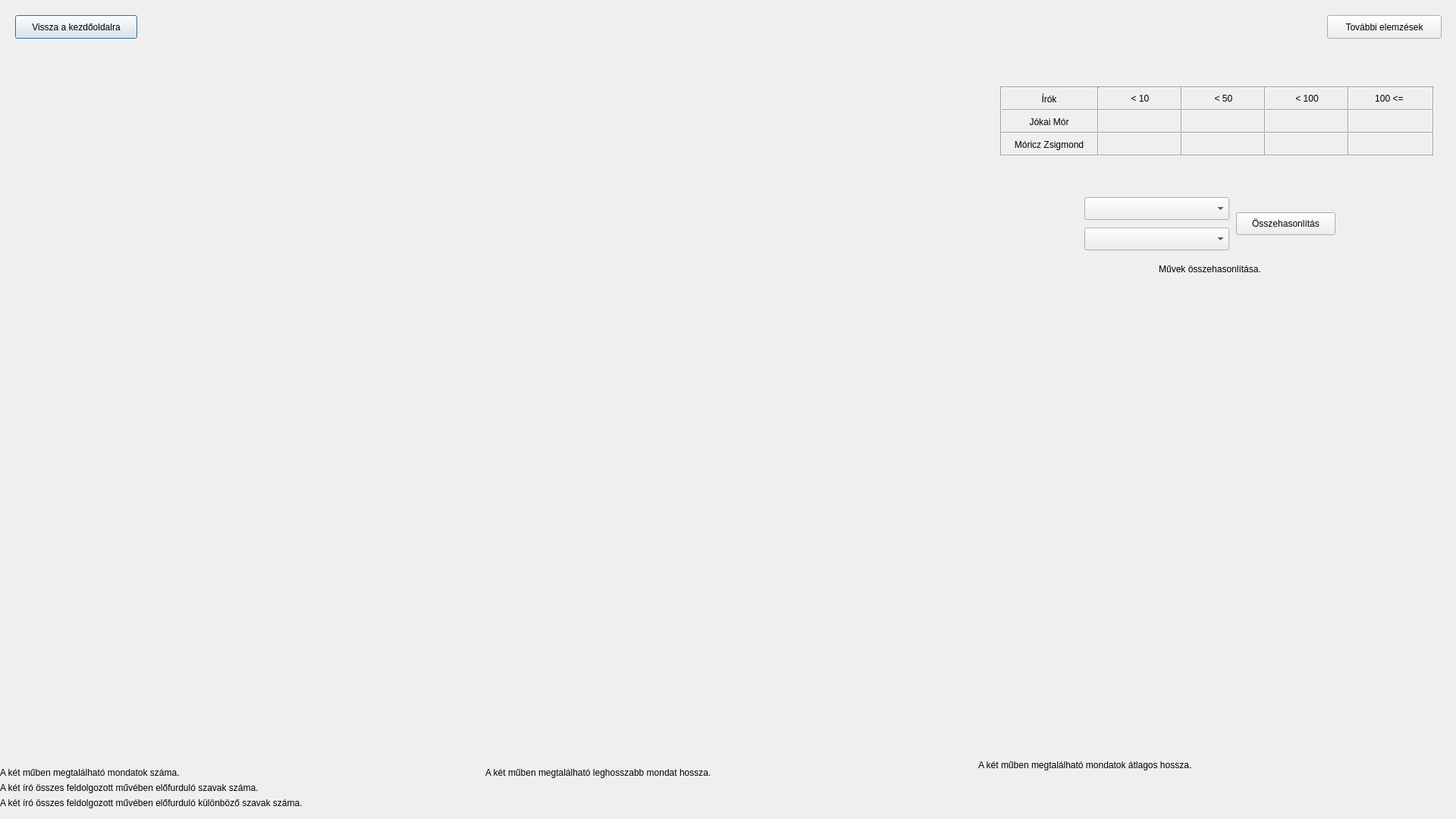
<?xml version="1.0" encoding="UTF-8"?>
<ui version="4.0">
 <class>Dialog</class>
 <widget class="QDialog" name="Dialog">
  <property name="geometry">
   <rect>
    <x>0</x>
    <y>0</y>
    <width>1920</width>
    <height>1080</height>
   </rect>
  </property>
  <property name="windowTitle">
   <string>Dialog</string>
  </property>
  <widget class="QPushButton" name="prev_screen_button">
   <property name="geometry">
    <rect>
     <x>20</x>
     <y>20</y>
     <width>161</width>
     <height>31</height>
    </rect>
   </property>
   <property name="text">
    <string>Vissza a kezdőoldalra</string>
   </property>
  </widget>
  <widget class="QLabel" name="sentences_label">
   <property name="geometry">
    <rect>
     <x>0</x>
     <y>1010</y>
     <width>371</width>
     <height>17</height>
    </rect>
   </property>
   <property name="text">
    <string>A két műben megtalálható mondatok száma.</string>
   </property>
  </widget>
  <widget class="QLabel" name="avg_sentence_label">
   <property name="geometry">
    <rect>
     <x>1290</x>
     <y>1000</y>
     <width>391</width>
     <height>17</height>
    </rect>
   </property>
   <property name="text">
    <string>A két műben megtalálható mondatok átlagos hossza.</string>
   </property>
  </widget>
  <widget class="QWidget" name="verticalLayoutWidget_5">
   <property name="geometry">
    <rect>
     <x>640</x>
     <y>530</y>
     <width>641</width>
     <height>471</height>
    </rect>
   </property>
   <layout class="QVBoxLayout" name="max_sentence_vbox"/>
  </widget>
  <widget class="QLabel" name="max_sentence_label">
   <property name="geometry">
    <rect>
     <x>640</x>
     <y>1010</y>
     <width>421</width>
     <height>17</height>
    </rect>
   </property>
   <property name="text">
    <string>A két műben megtalálható leghosszabb mondat hossza.</string>
   </property>
  </widget>
  <widget class="QWidget" name="verticalLayoutWidget_6">
   <property name="geometry">
    <rect>
     <x>1280</x>
     <y>530</y>
     <width>641</width>
     <height>471</height>
    </rect>
   </property>
   <layout class="QVBoxLayout" name="avg_sentences_vbox"/>
  </widget>
  <widget class="QWidget" name="verticalLayoutWidget_7">
   <property name="geometry">
    <rect>
     <x>0</x>
     <y>530</y>
     <width>641</width>
     <height>471</height>
    </rect>
   </property>
   <layout class="QVBoxLayout" name="sentences_vbox"/>
  </widget>
  <widget class="QWidget" name="verticalLayoutWidget_3">
   <property name="geometry">
    <rect>
     <x>640</x>
     <y>60</y>
     <width>641</width>
     <height>471</height>
    </rect>
   </property>
   <layout class="QVBoxLayout" name="vocab_vbox"/>
  </widget>
  <widget class="QLabel" name="vocab_label">
   <property name="geometry">
    <rect>
     <x>0</x>
     <y>1050</y>
     <width>521</width>
     <height>17</height>
    </rect>
   </property>
   <property name="text">
    <string>A két író összes feldolgozott művében előfurduló különböző szavak száma.</string>
   </property>
  </widget>
  <widget class="QLabel" name="all_words_label">
   <property name="geometry">
    <rect>
     <x>0</x>
     <y>1030</y>
     <width>511</width>
     <height>17</height>
    </rect>
   </property>
   <property name="text">
    <string>A két író összes feldolgozott művében előfurduló szavak száma.</string>
   </property>
  </widget>
  <widget class="QWidget" name="verticalLayoutWidget_2">
   <property name="geometry">
    <rect>
     <x>0</x>
     <y>60</y>
     <width>641</width>
     <height>471</height>
    </rect>
   </property>
   <layout class="QVBoxLayout" name="all_words_vbox"/>
  </widget>
  <widget class="QComboBox" name="works_combo_box_1">
   <property name="geometry">
    <rect>
     <x>1430</x>
     <y>260</y>
     <width>191</width>
     <height>30</height>
    </rect>
   </property>
  </widget>
  <widget class="QPushButton" name="comparison_button">
   <property name="geometry">
    <rect>
     <x>1630</x>
     <y>280</y>
     <width>131</width>
     <height>30</height>
    </rect>
   </property>
   <property name="text">
    <string>Összehasonlítás</string>
   </property>
  </widget>
  <widget class="QLabel" name="compare_label">
   <property name="geometry">
    <rect>
     <x>1430</x>
     <y>340</y>
     <width>331</width>
     <height>30</height>
    </rect>
   </property>
   <property name="text">
    <string>Művek összehasonlítása.</string>
   </property>
   <property name="alignment">
    <set>Qt::AlignCenter</set>
   </property>
  </widget>
  <widget class="QComboBox" name="works_combo_box_2">
   <property name="geometry">
    <rect>
     <x>1430</x>
     <y>300</y>
     <width>191</width>
     <height>30</height>
    </rect>
   </property>
  </widget>
  <widget class="QPushButton" name="next_screen_button">
   <property name="geometry">
    <rect>
     <x>1750</x>
     <y>20</y>
     <width>151</width>
     <height>31</height>
    </rect>
   </property>
   <property name="text">
    <string>További elemzések</string>
   </property>
  </widget>
  <widget class="QLabel" name="moricz_less_than_100_label">
   <property name="geometry">
    <rect>
     <x>1673</x>
     <y>180</y>
     <width>101</width>
     <height>21</height>
    </rect>
   </property>
   <property name="text">
    <string/>
   </property>
   <property name="alignment">
    <set>Qt::AlignCenter</set>
   </property>
  </widget>
  <widget class="QLabel" name="jokai_label">
   <property name="geometry">
    <rect>
     <x>1313</x>
     <y>150</y>
     <width>141</width>
     <height>21</height>
    </rect>
   </property>
   <property name="text">
    <string>Jókai Mór</string>
   </property>
   <property name="alignment">
    <set>Qt::AlignCenter</set>
   </property>
  </widget>
  <widget class="QLabel" name="less_than_100_label">
   <property name="geometry">
    <rect>
     <x>1673</x>
     <y>120</y>
     <width>101</width>
     <height>21</height>
    </rect>
   </property>
   <property name="text">
    <string>&lt; 100</string>
   </property>
   <property name="alignment">
    <set>Qt::AlignCenter</set>
   </property>
  </widget>
  <widget class="QLabel" name="moricz_less_than_10_label">
   <property name="geometry">
    <rect>
     <x>1453</x>
     <y>180</y>
     <width>101</width>
     <height>21</height>
    </rect>
   </property>
   <property name="text">
    <string/>
   </property>
   <property name="alignment">
    <set>Qt::AlignCenter</set>
   </property>
  </widget>
  <widget class="QLabel" name="moricz_less_than_50_label">
   <property name="geometry">
    <rect>
     <x>1563</x>
     <y>180</y>
     <width>101</width>
     <height>21</height>
    </rect>
   </property>
   <property name="text">
    <string/>
   </property>
   <property name="alignment">
    <set>Qt::AlignCenter</set>
   </property>
  </widget>
  <widget class="QLabel" name="writer_label">
   <property name="geometry">
    <rect>
     <x>1313</x>
     <y>120</y>
     <width>141</width>
     <height>21</height>
    </rect>
   </property>
   <property name="text">
    <string>Írók</string>
   </property>
   <property name="alignment">
    <set>Qt::AlignCenter</set>
   </property>
  </widget>
  <widget class="QLabel" name="moricz_label">
   <property name="geometry">
    <rect>
     <x>1313</x>
     <y>180</y>
     <width>141</width>
     <height>21</height>
    </rect>
   </property>
   <property name="text">
    <string>Móricz Zsigmond</string>
   </property>
   <property name="alignment">
    <set>Qt::AlignCenter</set>
   </property>
  </widget>
  <widget class="QLabel" name="moricz_more_than_100_label">
   <property name="geometry">
    <rect>
     <x>1783</x>
     <y>180</y>
     <width>101</width>
     <height>21</height>
    </rect>
   </property>
   <property name="text">
    <string/>
   </property>
   <property name="alignment">
    <set>Qt::AlignCenter</set>
   </property>
  </widget>
  <widget class="QLabel" name="less_than_50_label">
   <property name="geometry">
    <rect>
     <x>1563</x>
     <y>120</y>
     <width>101</width>
     <height>21</height>
    </rect>
   </property>
   <property name="text">
    <string>&lt; 50</string>
   </property>
   <property name="alignment">
    <set>Qt::AlignCenter</set>
   </property>
  </widget>
  <widget class="QLabel" name="less_than_10_label">
   <property name="geometry">
    <rect>
     <x>1453</x>
     <y>120</y>
     <width>101</width>
     <height>21</height>
    </rect>
   </property>
   <property name="text">
    <string>&lt; 10</string>
   </property>
   <property name="alignment">
    <set>Qt::AlignCenter</set>
   </property>
  </widget>
  <widget class="QLabel" name="jokai_less_than_100_label">
   <property name="geometry">
    <rect>
     <x>1673</x>
     <y>150</y>
     <width>101</width>
     <height>21</height>
    </rect>
   </property>
   <property name="text">
    <string/>
   </property>
   <property name="alignment">
    <set>Qt::AlignCenter</set>
   </property>
  </widget>
  <widget class="QLabel" name="jokai_more_than_100_label">
   <property name="geometry">
    <rect>
     <x>1783</x>
     <y>150</y>
     <width>101</width>
     <height>21</height>
    </rect>
   </property>
   <property name="text">
    <string/>
   </property>
   <property name="alignment">
    <set>Qt::AlignCenter</set>
   </property>
  </widget>
  <widget class="QLabel" name="jokai_less_than_50_label">
   <property name="geometry">
    <rect>
     <x>1563</x>
     <y>150</y>
     <width>101</width>
     <height>21</height>
    </rect>
   </property>
   <property name="text">
    <string/>
   </property>
   <property name="alignment">
    <set>Qt::AlignCenter</set>
   </property>
  </widget>
  <widget class="QLabel" name="jokai_less_than_10_label">
   <property name="geometry">
    <rect>
     <x>1453</x>
     <y>150</y>
     <width>101</width>
     <height>21</height>
    </rect>
   </property>
   <property name="text">
    <string/>
   </property>
   <property name="alignment">
    <set>Qt::AlignCenter</set>
   </property>
  </widget>
  <widget class="QLabel" name="more_than_100_label">
   <property name="geometry">
    <rect>
     <x>1783</x>
     <y>120</y>
     <width>101</width>
     <height>21</height>
    </rect>
   </property>
   <property name="text">
    <string>100 &lt;= </string>
   </property>
   <property name="alignment">
    <set>Qt::AlignCenter</set>
   </property>
  </widget>
  <widget class="Line" name="line">
   <property name="geometry">
    <rect>
     <x>1319</x>
     <y>140</y>
     <width>570</width>
     <height>10</height>
    </rect>
   </property>
   <property name="orientation">
    <enum>Qt::Horizontal</enum>
   </property>
  </widget>
  <widget class="Line" name="line_2">
   <property name="geometry">
    <rect>
     <x>1320</x>
     <y>110</y>
     <width>570</width>
     <height>10</height>
    </rect>
   </property>
   <property name="orientation">
    <enum>Qt::Horizontal</enum>
   </property>
  </widget>
  <widget class="Line" name="line_3">
   <property name="geometry">
    <rect>
     <x>1443</x>
     <y>115</y>
     <width>10</width>
     <height>91</height>
    </rect>
   </property>
   <property name="orientation">
    <enum>Qt::Vertical</enum>
   </property>
  </widget>
  <widget class="Line" name="line_4">
   <property name="geometry">
    <rect>
     <x>1553</x>
     <y>114</y>
     <width>10</width>
     <height>91</height>
    </rect>
   </property>
   <property name="orientation">
    <enum>Qt::Vertical</enum>
   </property>
  </widget>
  <widget class="Line" name="line_5">
   <property name="geometry">
    <rect>
     <x>1320</x>
     <y>200</y>
     <width>570</width>
     <height>10</height>
    </rect>
   </property>
   <property name="orientation">
    <enum>Qt::Horizontal</enum>
   </property>
  </widget>
  <widget class="Line" name="line_6">
   <property name="geometry">
    <rect>
     <x>1663</x>
     <y>114</y>
     <width>10</width>
     <height>91</height>
    </rect>
   </property>
   <property name="orientation">
    <enum>Qt::Vertical</enum>
   </property>
  </widget>
  <widget class="Line" name="line_7">
   <property name="geometry">
    <rect>
     <x>1773</x>
     <y>114</y>
     <width>10</width>
     <height>91</height>
    </rect>
   </property>
   <property name="orientation">
    <enum>Qt::Vertical</enum>
   </property>
  </widget>
  <widget class="Line" name="line_8">
   <property name="geometry">
    <rect>
     <x>1315</x>
     <y>114</y>
     <width>10</width>
     <height>91</height>
    </rect>
   </property>
   <property name="orientation">
    <enum>Qt::Vertical</enum>
   </property>
  </widget>
  <widget class="Line" name="line_9">
   <property name="geometry">
    <rect>
     <x>1885</x>
     <y>114</y>
     <width>10</width>
     <height>91</height>
    </rect>
   </property>
   <property name="orientation">
    <enum>Qt::Vertical</enum>
   </property>
  </widget>
  <widget class="Line" name="line_10">
   <property name="geometry">
    <rect>
     <x>1320</x>
     <y>170</y>
     <width>570</width>
     <height>10</height>
    </rect>
   </property>
   <property name="orientation">
    <enum>Qt::Horizontal</enum>
   </property>
  </widget>
 </widget>
 <resources/>
 <connections/>
</ui>
